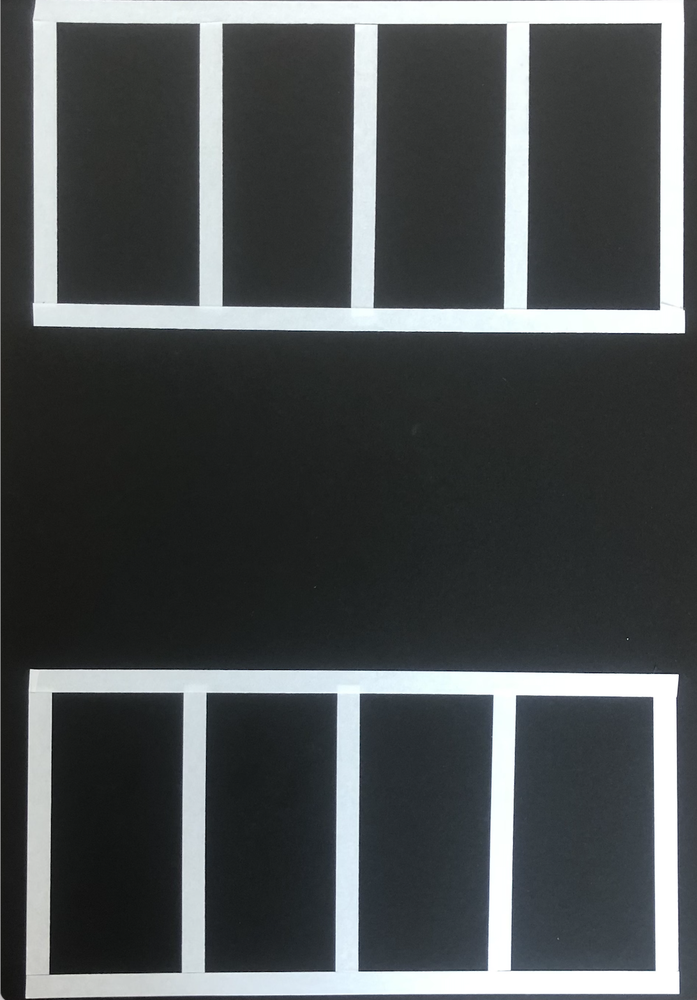
#> input picture 06. Lane Detection/parking.png, 697 x 1000 px, shrunk from 1092 x 1566 before the run
$ python init.py
#> lines starting #> are read from the running program, lines starting #| are printed output that depends on the picture; after the words box and inside, x2 and y2 are one past the last pixel; in counts of white or black regions, pixels touching at a corner belong together
#> further down, init_img is the input picture: shape (1000, 697, 3); mean B, G, R 81.7, 80.7, 76.6
import cv2
import numpy as np

def roi_setting(init_img, idx, contour):

    # test = np.zeros_like(init_img, dtype='uint8')
    # test = cv2.drawContours(test, contour, idx, (255,255,255), -1)
    # cv2.imshow(f'{idx}', test)

    mask = np.zeros_like(init_img, dtype='uint8')
    mask = cv2.drawContours(mask, contour, idx, (1,1,1), -1)
    seprated_slot_img = init_img * (mask)

    cv2.imshow(f'{idx}', seprated_slot_img)
    # cv2.imshow('detected slot image', detected_slot_img)


def parking_slot_detection(init_img): # return parking_slot_dict
    init_img_gray = cv2.cvtColor(init_img, cv2.COLOR_BGR2GRAY)

    # 바이너리 이미지로 변환
    ret, imthres = cv2.threshold(init_img_gray, 0, 255, cv2.THRESH_BINARY + cv2.THRESH_OTSU)
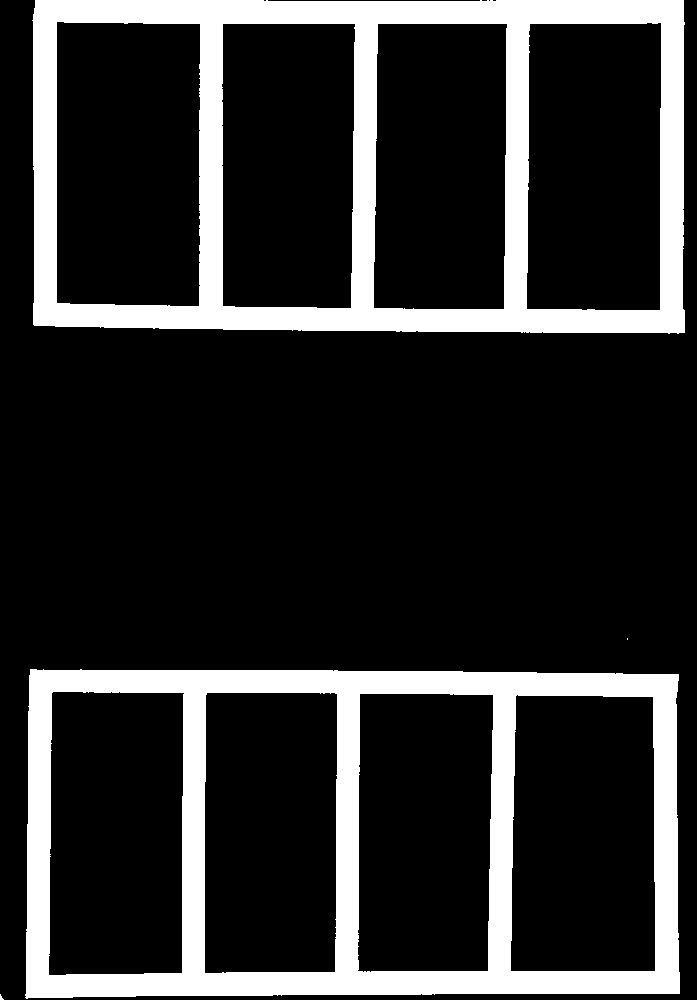
#> imthres: shape (1000, 697); 18.1% white; 4 white regions (2 under 20 px)
#> ret = 139
    # cv2.imshow('img', init_img)

    # 모든 컨투어를 트리 계층 으로 수집
    contour, hierarchy = cv2.findContours(imthres, cv2.RETR_TREE, cv2.CHAIN_APPROX_SIMPLE)
#> contour = 12 contours, 2 with area under 20; largest, box (x1, y1, x2, y2) and area: (32, 0, 685, 334) 213858, (25, 669, 680, 999) 209844, (56, 21, 201, 307) 40471, (510, 694, 656, 972) 39073, (526, 22, 662, 311) 38063

    detected_slot_img = np.zeros_like(init_img, dtype='uint8')
    parking_slot_idx=[]
    # 부모노드가 있는 것들만 (외곽이 아닌 것들만) 컨투어 그리기
    for idx, cont in enumerate(contour):
        if hierarchy[0][idx][3] >= 0:
            cv2.drawContours(detected_slot_img, contour, idx, (255,1,1), -1)
            parking_slot_idx.append(idx)

            # 컨투어 첫 좌표에 인덱스 숫자 표시
            cv2.putText(detected_slot_img, str(idx), tuple(cont[0][0]), cv2.FONT_HERSHEY_PLAIN, 3, (255,255,255))
#> this loop made 12 passes
#> cont on pass 7: [[627, 638], [627, 639]]
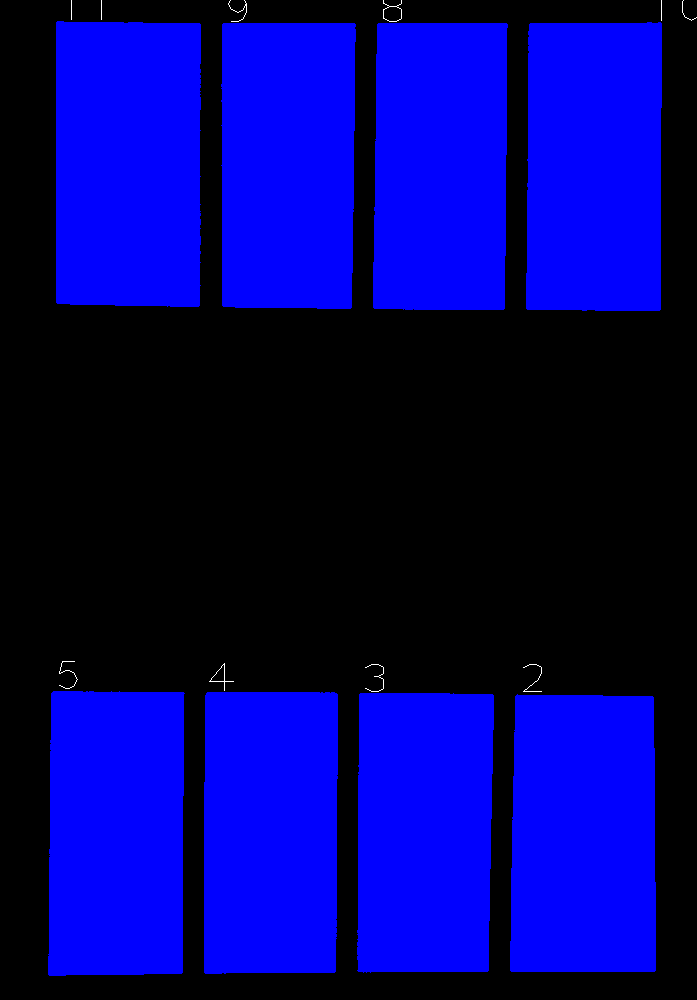
#> detected_slot_img: shape (1000, 697, 3); mean of channels 0, 1, 2 112.3, 0.6, 0.6; drawn as B, G, R
#> after the loop, parking_slot_idx = [2, 3, 4, 5, 8, 9, 10, 11]

    print(f"총 주차 면 수는 {len(parking_slot_idx)}면 입니다.")
#| 총 주차 면 수는 8면 입니다.

    cv2.imshow('detected slot  image', detected_slot_img)


    return parking_slot_idx, contour

###########################################################################


init_img = cv2.imread('parking.png')


parking_slot_idx, contour = parking_slot_detection(init_img)
#> parking_slot_idx = [2, 3, 4, 5, 8, 9, 10, 11]

for idx in parking_slot_idx:
    roi_setting(init_img, idx, contour)
#> this loop made 8 passes
#> idx on passes 1 to 8: 2, 3, 4, 5, 8, 9, 10, 11
#> pass 1, in roi_setting, `mask = cv2.drawContours(mask, contour, idx, (1,1,1), -1)`:
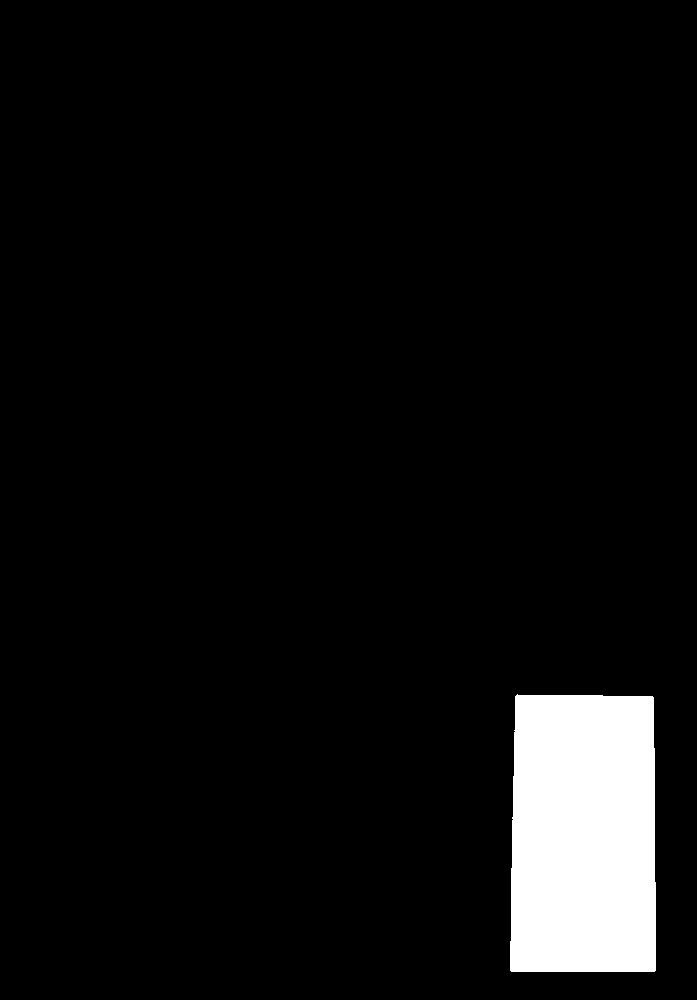
#> mask: shape (1000, 697, 3); values 0 (black) and 1 (white), 5.7% white; 1 white region, box (x1, y1, x2, y2) and area: (510, 694, 656, 972) 39489
#> pass 1, in roi_setting, `seprated_slot_img = init_img * (mask)`:
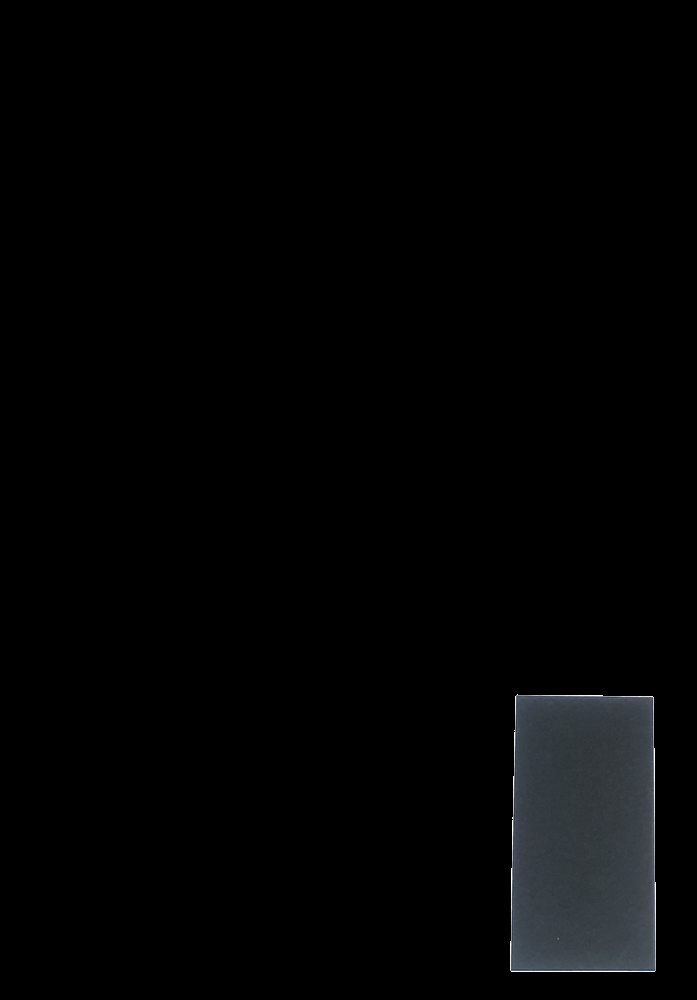
#> seprated_slot_img: shape (1000, 697, 3); mean B, G, R 4.2, 3.9, 3.5
#> pass 2, in roi_setting (call 2), `mask = cv2.drawContours(mask, contour, idx, (1,1,1), -1)`:
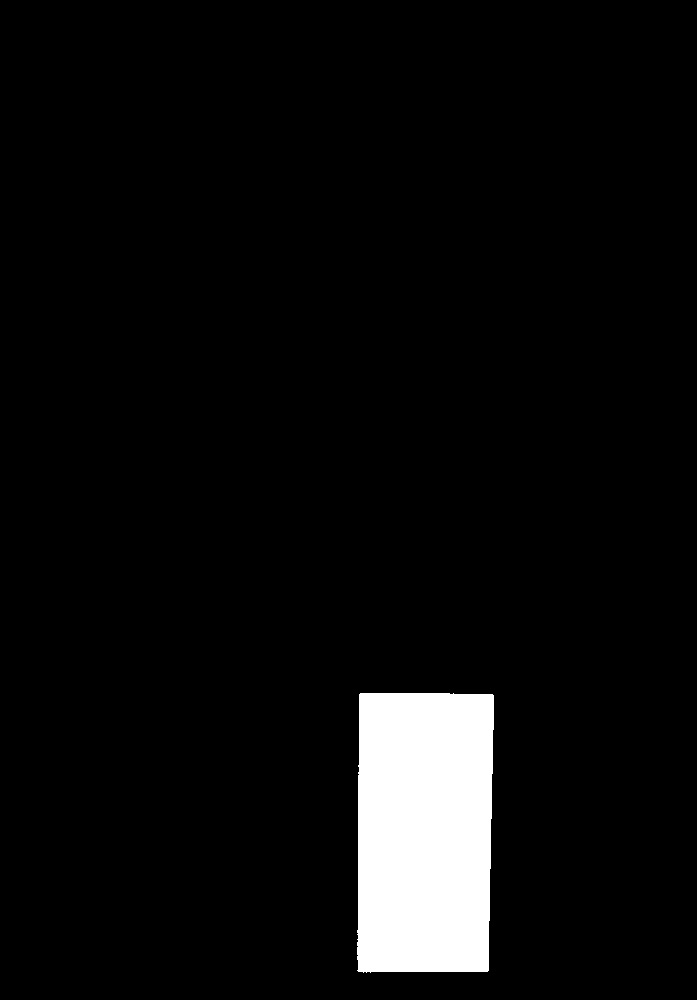
#> mask: shape (1000, 697, 3); values 0 (black) and 1 (white), 5.3% white; 1 white region, box (x1, y1, x2, y2) and area: (357, 693, 494, 973) 37098
#> pass 2, in roi_setting (call 2), `seprated_slot_img = init_img * (mask)`:
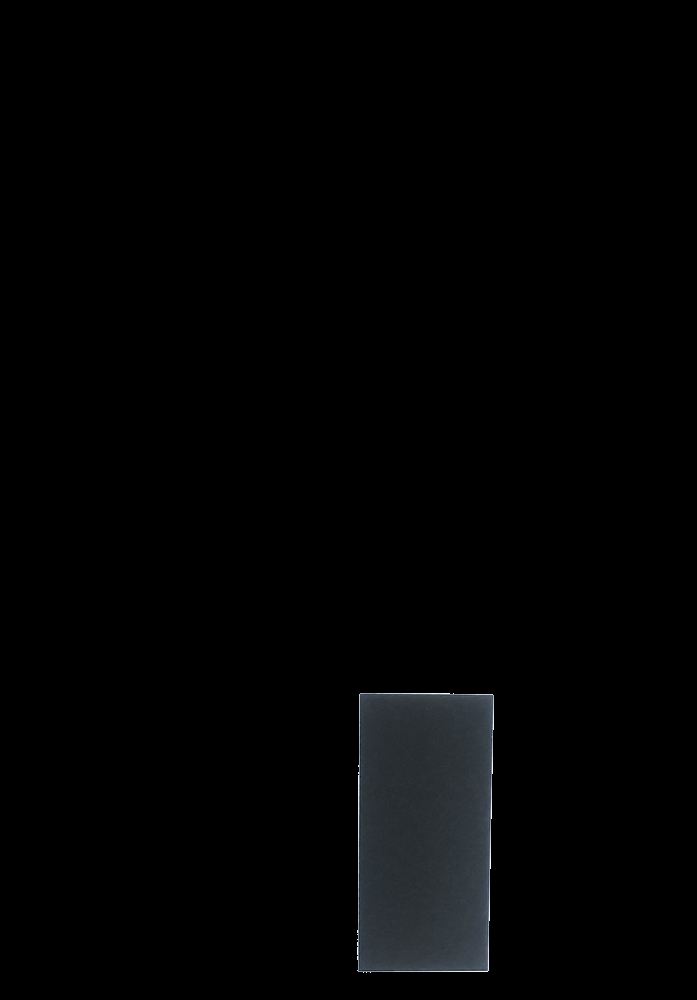
#> seprated_slot_img: shape (1000, 697, 3); mean B, G, R 3.4, 3.1, 2.7

cv2.waitKey(0)
cv2.destroyAllWindows()

$ run again, with 06. Lane Detection/capture.png copied over 06. Lane Detection/parking.png
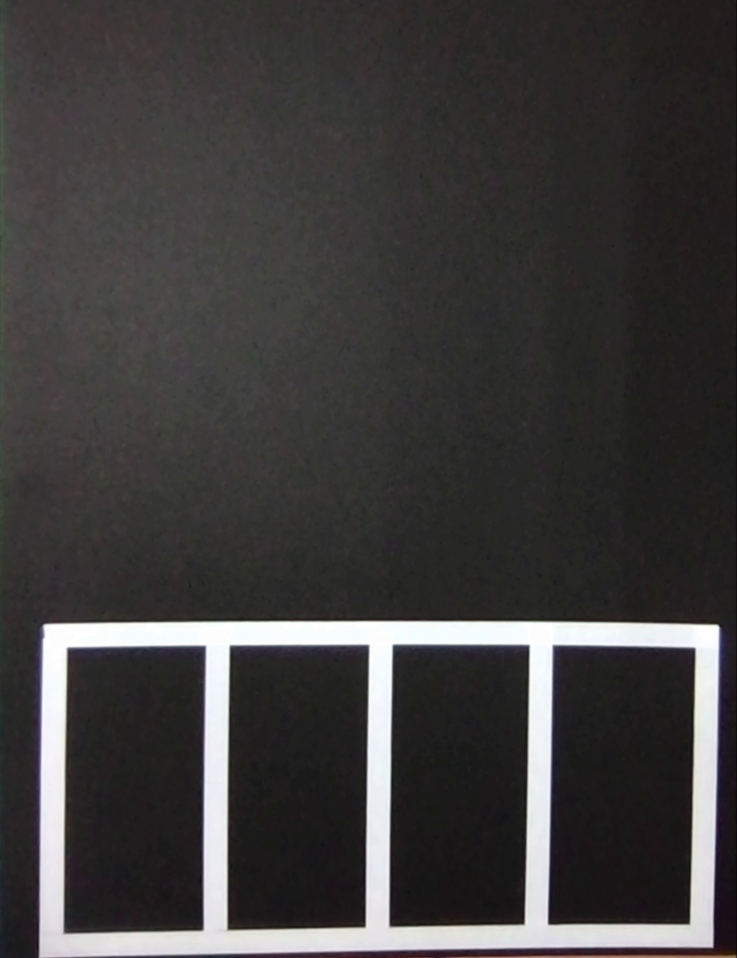
#> input picture 06. Lane Detection/capture.png, 737 x 958 px, shrunk from 1408 x 1830 before the run
#> init_img is the input picture: shape (958, 737, 3); mean B, G, R 61.2, 61.3, 63.3
#> in parking_slot_detection, `ret, imthres = cv2.threshold(init_img_gray, 0, 255, cv2.THRESH_BINARY ..`:
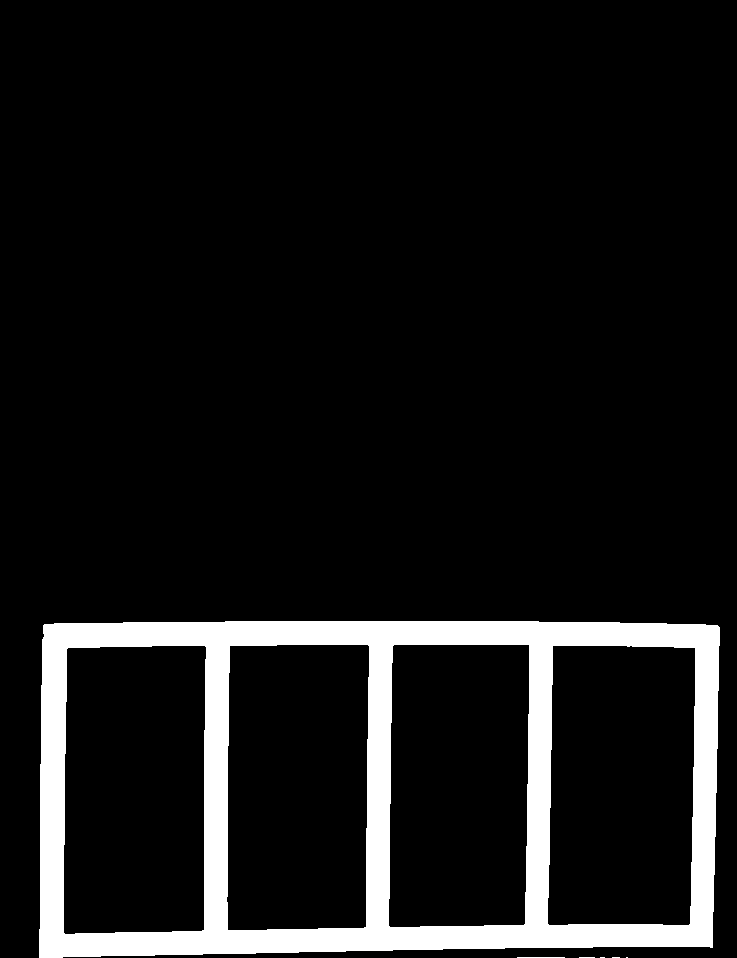
#> imthres: shape (958, 737); 9.3% white; 6 white regions (4 under 20 px)
#> ret = 137
#> in parking_slot_detection, `contour, hierarchy = cv2.findContours(imthres, cv2.RETR_TREE, cv2.CHAI..`: contour = 10 contours, 5 with area under 20; largest, box (x1, y1, x2, y2) and area: (39, 621, 720, 958) 221648, (63, 645, 207, 935) 40103, (547, 645, 696, 926) 39904, (226, 644, 370, 931) 39738, (388, 644, 530, 928) 38764
#> the loop in parking_slot_detection, `for idx, cont in enumerate(contour):` made 10 passes
#> cont on passes 1 to 5: [[626, 957], [627, 957]], [[612, 957], [619, 957]], [[600, 957], [604, 957]], [[579, 957], [594, 957]], [[517, 957], [564, 957]]
#> after the loop in parking_slot_detection, `for idx, cont in enumerate(contour):`: parking_slot_idx = [6, 7, 8, 9]
#| 총 주차 면 수는 4면 입니다.
#> the loop `for idx in parking_slot_idx:` made 4 passes
#> pass 2, in roi_setting (call 2), `seprated_slot_img = init_img * (mask)`:
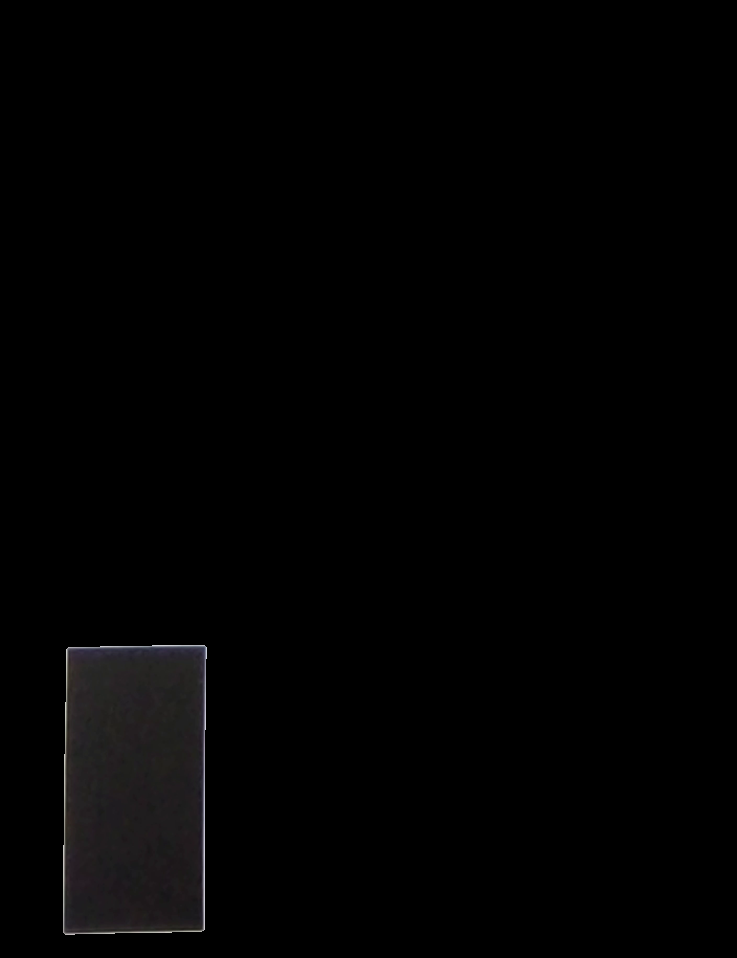
#> seprated_slot_img: shape (958, 737, 3); mean B, G, R 2.2, 2.1, 2.3
